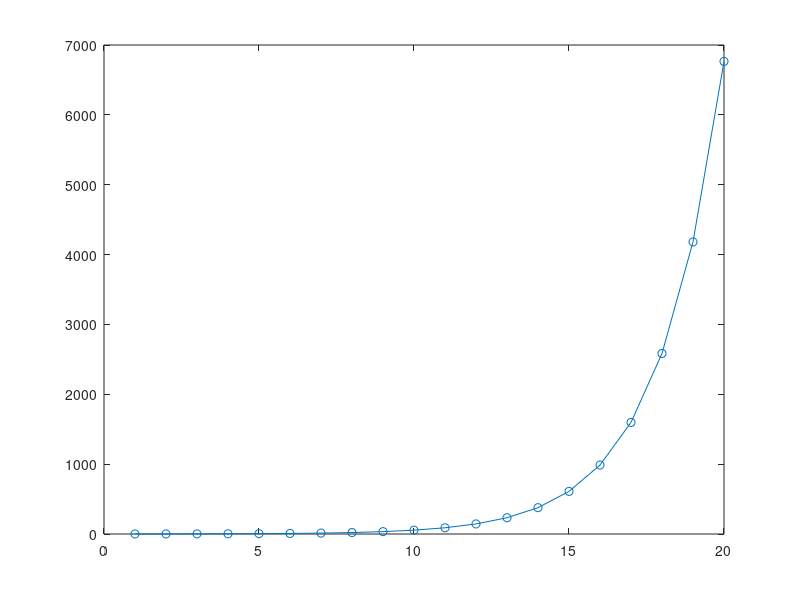

The MATLAB script that drew this image:
clear;

F(1) = 1;
F(2) = 1;
n = 20;

fprintf("F(1) = %d\n", F(1));
fprintf("F(2) = %d\n", F(2));

for i = 3 : n
    F(i) = F(i - 1) + F(i - 2);
    fprintf("F(%d) = %d\n", i, F(i));
end

plot(F, "o-")
% "o-" means a drwaing line.
